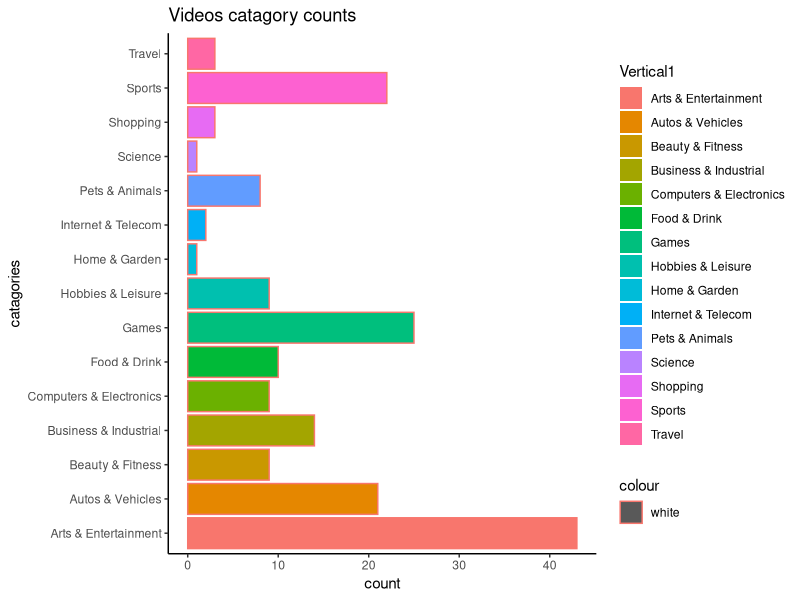
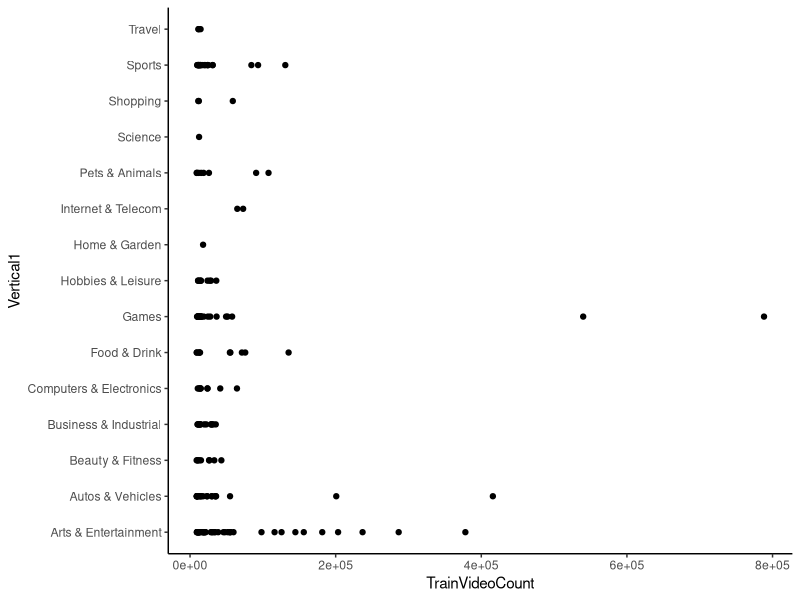
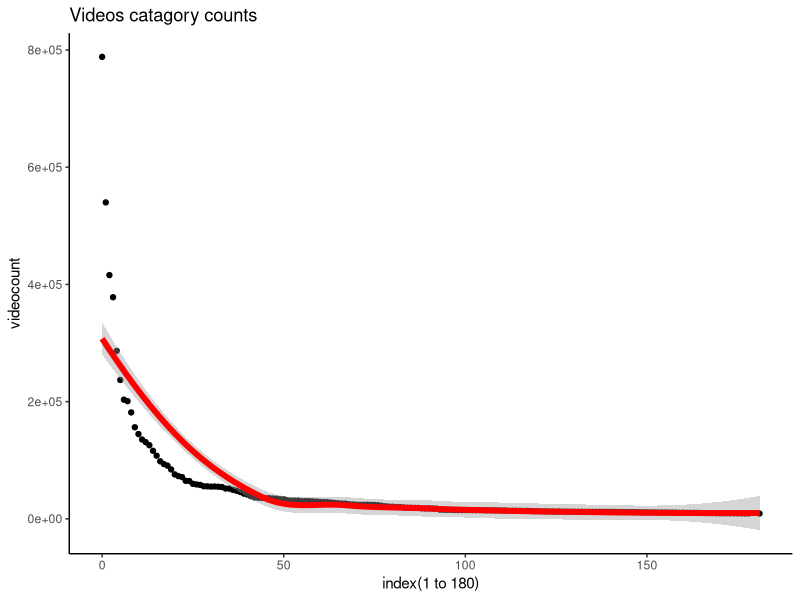
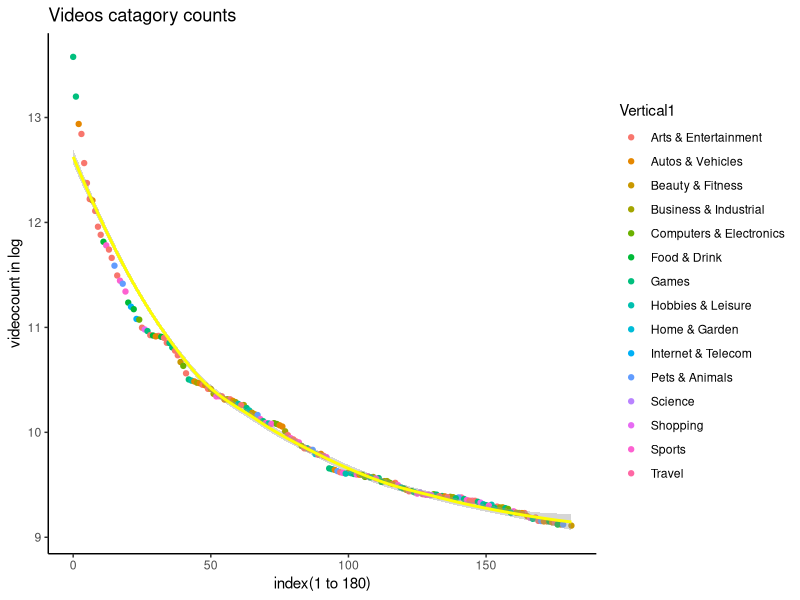

Source code (R) for these figures, in order:

mydata = head(read.csv(file="vocabulary.csv"),180)  # read csv file 
library(ggplot2)

theme_set(theme_classic())
gg = ggplot(data=mydata, aes(x=Vertical1))+
  geom_bar(aes(fill=Vertical1,colour = "white"))+
  coord_flip()+
  labs(x="catagories", 
       title="Videos catagory counts")
plot(gg)

qplot(TrainVideoCount,Vertical1,data=mydata)

gg = ggplot(data=mydata, aes(x=as.numeric(Index),y=TrainVideoCount),color=Vertical1)+
  geom_point()+
  geom_smooth(color = "red",size = 2)+
  labs(x="index(1 to 180)", y="videocount",
       title="Videos catagory counts")
plot(gg)

gg = ggplot(data=mydata, aes(x=as.numeric(Index),y=log(TrainVideoCount)))+
  geom_point(aes(col=Vertical1))+
  geom_smooth(color = "yellow",size = 1)+
  labs(x="index(1 to 180)",y="videocount in log" ,
       title="Videos catagory counts")
plot(gg)

mydata[1:180,c(1,2,6), drop=FALSE]
print("source:https://research.google.com/youtube8m/")
